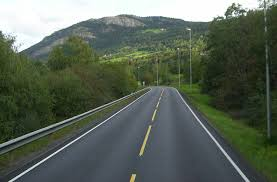
#> input picture Lane Detection/photo3.jpg, 277 x 182 px
$ python DetectionPhoto3.py
#> lines starting #> are read from the running program, lines starting #| are printed output that depends on the picture; after the words box and inside, x2 and y2 are one past the last pixel; in counts of white or black regions, pixels touching at a corner belong together
import matplotlib.pyplot as plt
import matplotlib.image as mpimg
import cv2
import numpy as np
image = mpimg.imread('photo3.jpg')
#> image is the input picture: shape (182, 277, 3); mean R, G, B 89.4, 99.7, 87.2
plt.imshow(image)

gray = cv2.cvtColor(image, cv2.COLOR_RGB2GRAY)
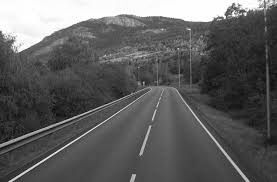
#> gray: shape (182, 277); min 3, max 255, mean 95.2
plt.imshow(gray, cmap='gray')
kernel_size = 5
blur_gray = cv2.GaussianBlur(gray, (kernel_size, kernel_size), 0)
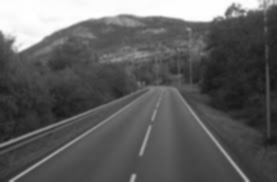
#> blur_gray: shape (182, 277); min 21, max 255, mean 95.2
low_threshold = 30
high_threshold = 100
edges = cv2.Canny(blur_gray, low_threshold, high_threshold)
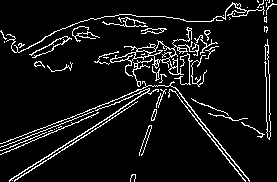
#> edges: shape (182, 277); 7.7% white in thin lines or dots

plt.imshow(edges, cmap='Greys_r')

plt.show()
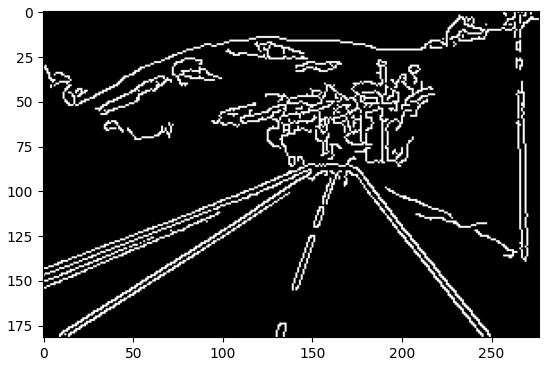
#> figure drawn by matplotlib, 1 panel

$ run again, with Lane Detection/photo1.jpg copied over Lane Detection/photo3.jpg
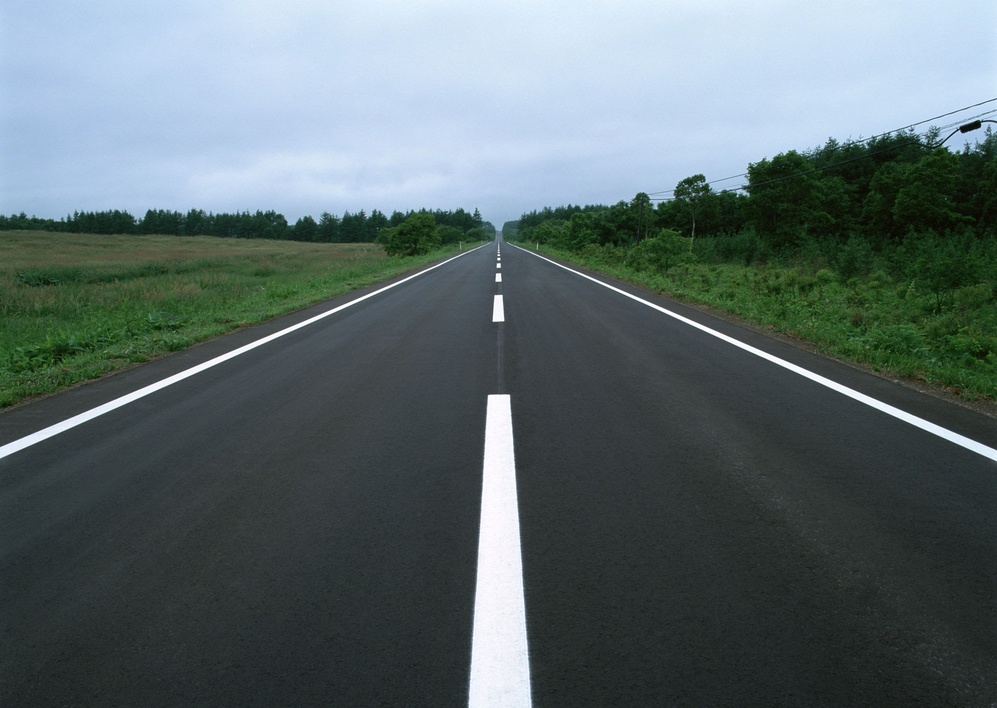
#> input picture Lane Detection/photo1.jpg, 997 x 708 px, shrunk from 2048 x 1454 before the run
#> image is the input picture: shape (708, 997, 3); mean R, G, B 92.6, 106.5, 108.6
#> `edges = cv2.Canny(blur_gray, low_threshold, high_threshold)`:
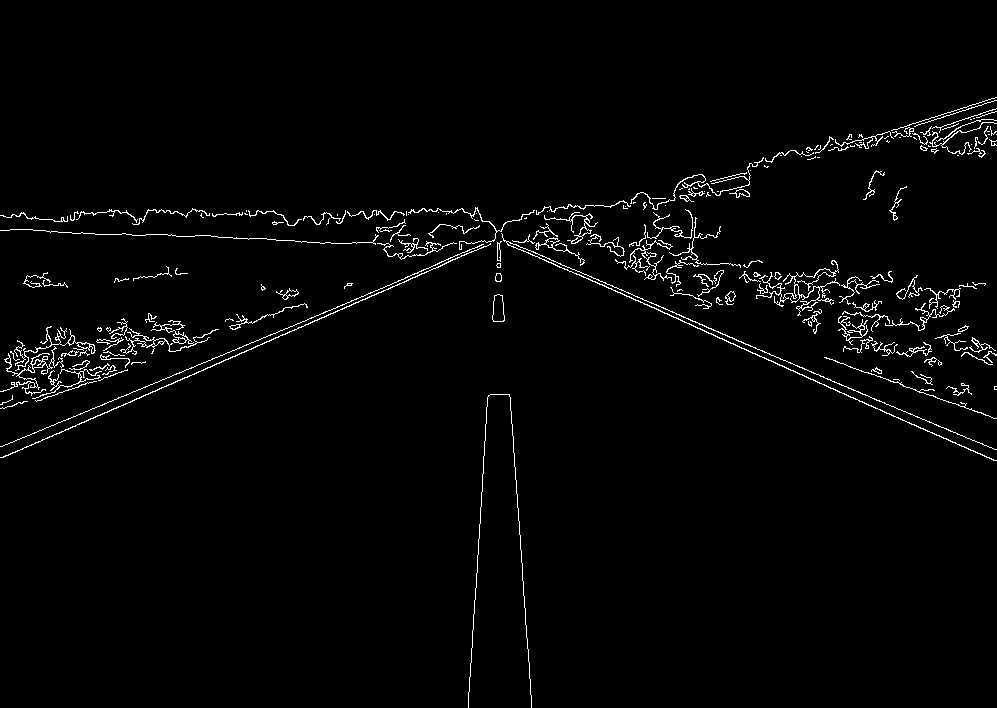
#> edges: shape (708, 997); 2.1% white in thin lines or dots, all inside (x1, y1, x2, y2) = (0, 97, 997, 708)
#> `plt.show()`:
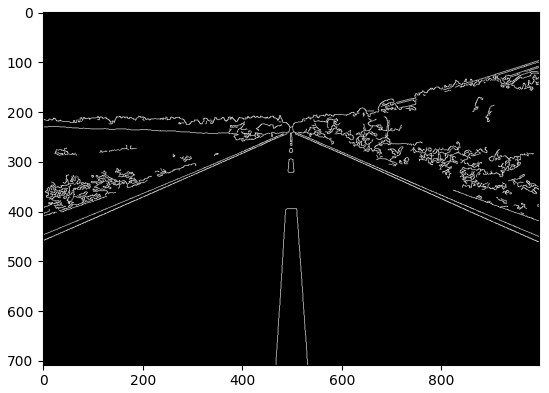
#> figure drawn by matplotlib, 1 panel

$ run again, with Lane Detection/photo2.jpg copied over Lane Detection/photo3.jpg
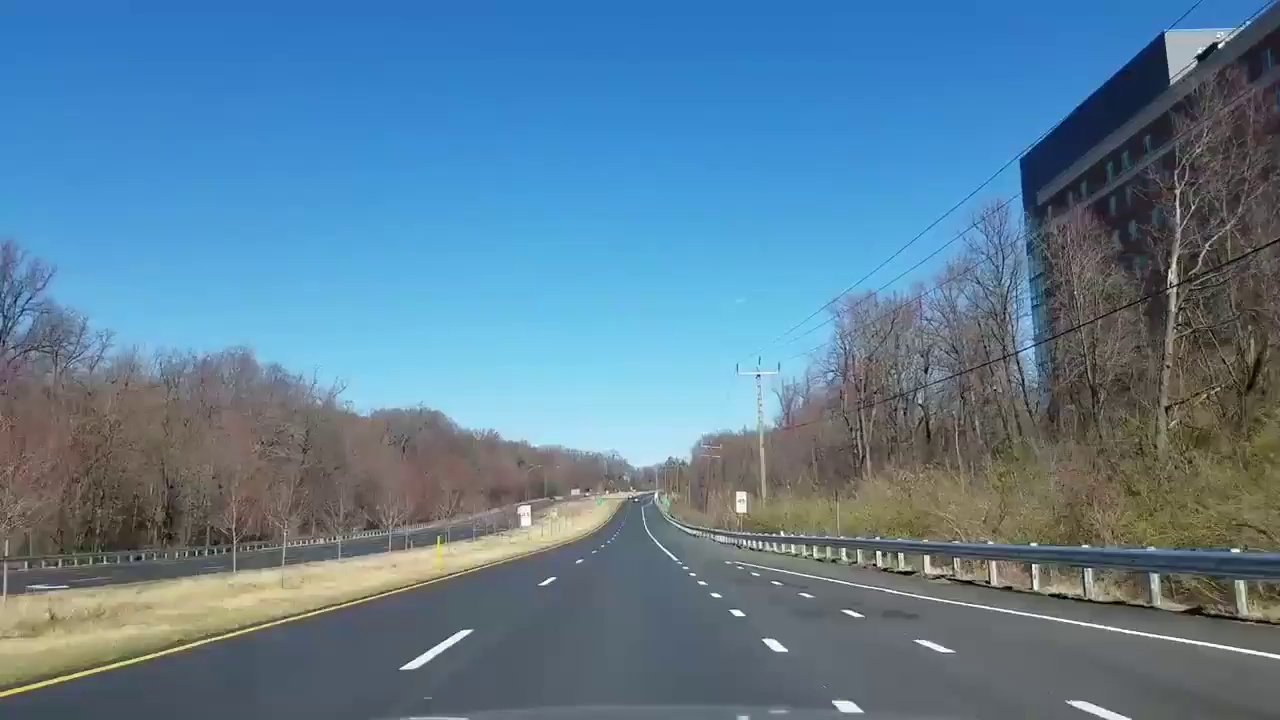
#> input picture Lane Detection/photo2.jpg, 1280 x 720 px
#> image is the input picture: shape (720, 1280, 3); mean R, G, B 92.5, 126.1, 149.5
#> `edges = cv2.Canny(blur_gray, low_threshold, high_threshold)`:
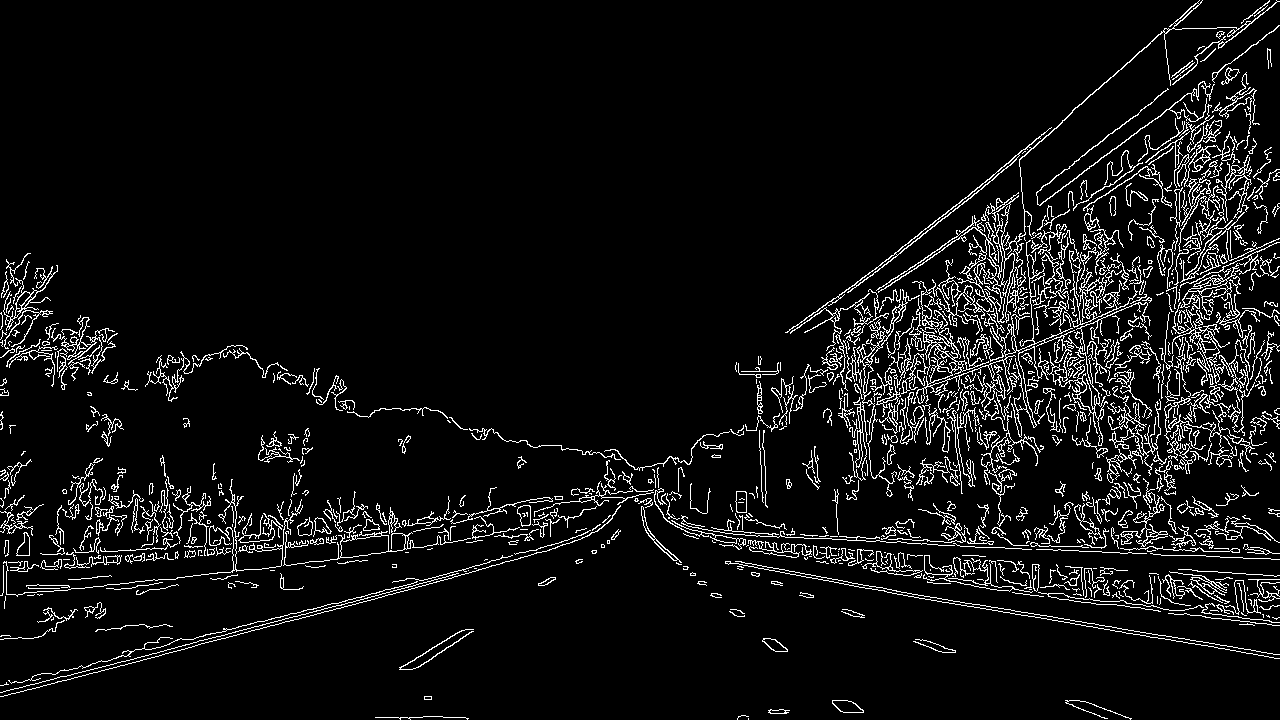
#> edges: shape (720, 1280); 6.5% white in thin lines or dots
#> `plt.show()`:
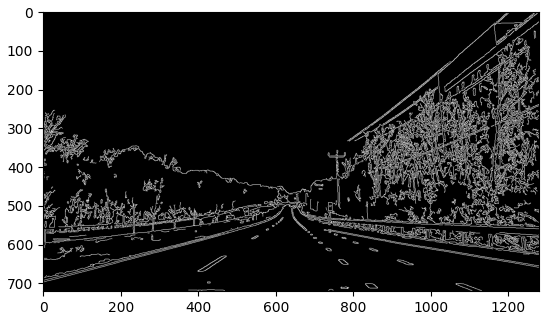
#> figure drawn by matplotlib, 1 panel
